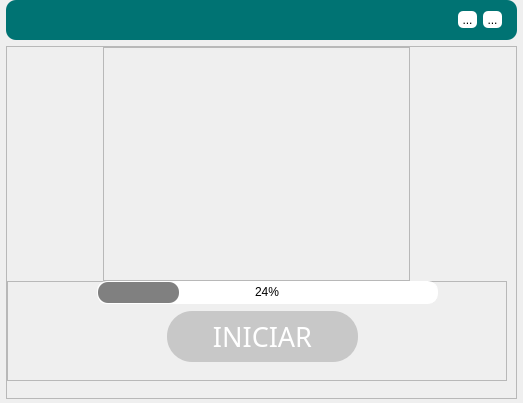
      <widget class="QWidget" name="page">
       <layout class="QHBoxLayout" name="horizontalLayout_2">
        <property name="leftMargin">
         <number>0</number>
        </property>
        <property name="topMargin">
         <number>0</number>
        </property>
        <property name="rightMargin">
         <number>0</number>
        </property>
        <property name="bottomMargin">
         <number>0</number>
        </property>
        <item>
         <widget class="QFrame" name="background_frame">
          <property name="styleSheet">
           <string notr="true">QFrame#background_frame {
   background-image:url(:/title/pictures/background.png);
   background-repeat: no-repeat;
   background-position: center;
   border-radius: 10px;
}</string>
          </property>
          <property name="frameShape">
           <enum>QFrame::StyledPanel</enum>
          </property>
          <property name="frameShadow">
           <enum>QFrame::Raised</enum>
          </property>
          <layout class="QVBoxLayout" name="verticalLayout_3">
           <property name="leftMargin">
            <number>6</number>
           </property>
           <property name="topMargin">
            <number>0</number>
           </property>
           <property name="rightMargin">
            <number>6</number>
           </property>
           <property name="bottomMargin">
            <number>4</number>
           </property>
           <item>
            <widget class="QFrame" name="menuBar_frame">
             <property name="minimumSize">
              <size>
               <width>0</width>
               <height>40</height>
              </size>
             </property>
             <property name="maximumSize">
              <size>
               <width>16777215</width>
               <height>40</height>
              </size>
             </property>
             <property name="styleSheet">
              <string notr="true">QFrame#menuBar_frame{
 background-color:rgb(0, 115, 115);
border-radius: 10px;
}
</string>
             </property>
             <property name="frameShape">
              <enum>QFrame::StyledPanel</enum>
             </property>
             <property name="frameShadow">
              <enum>QFrame::Raised</enum>
             </property>
             <layout class="QHBoxLayout" name="horizontalLayout_4">
              <property name="spacing">
               <number>6</number>
              </property>
              <property name="leftMargin">
               <number>9</number>
              </property>
              <property name="topMargin">
               <number>0</number>
              </property>
              <property name="rightMargin">
               <number>15</number>
              </property>
              <property name="bottomMargin">
               <number>0</number>
              </property>
              <item>
               <spacer name="horizontalSpacer">
                <property name="orientation">
                 <enum>Qt::Horizontal</enum>
                </property>
                <property name="sizeHint" stdset="0">
                 <size>
                  <width>40</width>
                  <height>20</height>
                 </size>
                </property>
               </spacer>
              </item>
              <item>
               <widget class="QToolButton" name="minimize_botton">
                <property name="styleSheet">
                 <string notr="true">QToolButton#minimize_botton{
background-color: white;
border-radius: 5px;


}

QToolButton#minimize_botton::hover{
background-color: yellow;


}</string>
                </property>
                <property name="text">
                 <string>...</string>
                </property>
                <property name="icon">
                 <iconset resource="../icons.qrc">
                  <normaloff>:/icons/assets/icons/icons8-minimizar-50.png</normaloff>:/icons/assets/icons/icons8-minimizar-50.png</iconset>
                </property>
                <property name="iconSize">
                 <size>
                  <width>20</width>
                  <height>20</height>
                 </size>
                </property>
               </widget>
              </item>
              <item>
               <widget class="QToolButton" name="close_botton">
                <property name="styleSheet">
                 <string notr="true">QToolButton#close_botton{
background-color: white;
border-radius: 5px;


}

QToolButton#close_botton::hover{
background-color: yellow;


}</string>
                </property>
                <property name="text">
                 <string>...</string>
                </property>
                <property name="icon">
                 <iconset resource="../icons.qrc">
                  <normaloff>:/icons/assets/icons/icons8-cerrar-ventana-50.png</normaloff>:/icons/assets/icons/icons8-cerrar-ventana-50.png</iconset>
                </property>
                <property name="iconSize">
                 <size>
                  <width>20</width>
                  <height>20</height>
                 </size>
                </property>
               </widget>
              </item>
             </layout>
            </widget>
           </item>
           <item>
            <widget class="QFrame" name="content_frame">
             <property name="styleSheet">
              <string notr="true">QFrame#content_frame {
     background-color: rgba(173, 216, 230, 100);
	 border-radius: 10px; /* Bordes redondeados *
         }</string>
             </property>
             <property name="frameShape">
              <enum>QFrame::StyledPanel</enum>
             </property>
             <property name="frameShadow">
              <enum>QFrame::Raised</enum>
             </property>
             <layout class="QVBoxLayout" name="verticalLayout">
              <property name="spacing">
               <number>0</number>
              </property>
              <property name="leftMargin">
               <number>0</number>
              </property>
              <property name="topMargin">
               <number>0</number>
              </property>
              <property name="bottomMargin">
               <number>0</number>
              </property>
              <item alignment="Qt::AlignHCenter">
               <widget class="QFrame" name="image_frame">
                <property name="minimumSize">
                 <size>
                  <width>307</width>
                  <height>234</height>
                 </size>
                </property>
                <property name="maximumSize">
                 <size>
                  <width>16777215</width>
                  <height>241</height>
                 </size>
                </property>
                <property name="frameShape">
                 <enum>QFrame::StyledPanel</enum>
                </property>
                <property name="frameShadow">
                 <enum>QFrame::Raised</enum>
                </property>
                <widget class="QLabel" name="image_title_label">
                 <property name="geometry">
                  <rect>
                   <x>0</x>
                   <y>0</y>
                   <width>301</width>
                   <height>241</height>
                  </rect>
                 </property>
                 <property name="text">
                  <string/>
                 </property>
                 <property name="pixmap">
                  <pixmap resource="../title.qrc">:/title/pictures/IMAGE TITLE.png</pixmap>
                 </property>
                 <property name="scaledContents">
                  <bool>true</bool>
                 </property>
                </widget>
               </widget>
              </item>
              <item alignment="Qt::AlignHCenter">
               <widget class="QFrame" name="bottons_frame">
                <property name="minimumSize">
                 <size>
                  <width>500</width>
                  <height>100</height>
                 </size>
                </property>
                <property name="maximumSize">
                 <size>
                  <width>16777215</width>
                  <height>100</height>
                 </size>
                </property>
                <property name="frameShape">
                 <enum>QFrame::StyledPanel</enum>
                </property>
                <property name="frameShadow">
                 <enum>QFrame::Raised</enum>
                </property>
                <widget class="QPushButton" name="start_botton">
                 <property name="geometry">
                  <rect>
                   <x>160</x>
                   <y>30</y>
                   <width>191</width>
                   <height>51</height>
                  </rect>
                 </property>
                 <property name="font">
                  <font>
                   <family>Impact</family>
                   <pointsize>20</pointsize>
                  </font>
                 </property>
                 <property name="layoutDirection">
                  <enum>Qt::LeftToRight</enum>
                 </property>
                 <property name="styleSheet">
                  <string notr="true">QPushButton {
    background-color: rgb(200, 200, 200); 
    color: white;
    border: none;
    padding: 10px 20px;
	border-radius: 25px;
}

QPushButton:hover {
    background-color: #7f8c8d; /* Gris al pasar el mouse */
}

QPushButton:pressed {
    background-color: #2c3e50; /* Color más oscuro al presionar */
}
</string>
                 </property>
                 <property name="text">
                  <string>INICIAR</string>
                 </property>
                 <property name="icon">
                  <iconset resource="../title.qrc">
                   <normaloff>:/title/assets/icons/icons8-botón-de-apagado-50.png</normaloff>:/title/assets/icons/icons8-botón-de-apagado-50.png</iconset>
                 </property>
                 <property name="iconSize">
                  <size>
                   <width>61</width>
                   <height>61</height>
                  </size>
                 </property>
                 <property name="checkable">
                  <bool>false</bool>
                 </property>
                 <property name="checked">
                  <bool>false</bool>
                 </property>
                 <property name="autoRepeat">
                  <bool>false</bool>
                 </property>
                 <property name="autoExclusive">
                  <bool>false</bool>
                 </property>
                </widget>
                <widget class="QProgressBar" name="progressBar">
                 <property name="geometry">
                  <rect>
                   <x>90</x>
                   <y>0</y>
                   <width>341</width>
                   <height>23</height>
                  </rect>
                 </property>
                 <property name="styleSheet">
                  <string notr="true">QProgressBar {
    border: 1px solid white; /* Borde blanco */
    border-radius: 10px; /* Bordes redondeados */
    background-color: white; /* Fondo gris */
    text-align: center; /* Centrar el texto */
}

QProgressBar::chunk {
    background-color: gray; /* Color de la barra de progreso */
    border-radius: 10px; /* Bordes redondeados */
}
</string>
                 </property>
                 <property name="value">
                  <number>24</number>
                 </property>
                </widget>
               </widget>
              </item>
              <item>
               <spacer name="verticalSpacer">
                <property name="orientation">
                 <enum>Qt::Vertical</enum>
                </property>
                <property name="sizeType">
                 <enum>QSizePolicy::Fixed</enum>
                </property>
                <property name="sizeHint" stdset="0">
                 <size>
                  <width>20</width>
                  <height>17</height>
                 </size>
                </property>
               </spacer>
              </item>
             </layout>
            </widget>
           </item>
          </layout>
         </widget>
        </item>
       </layout>
      </widget>
